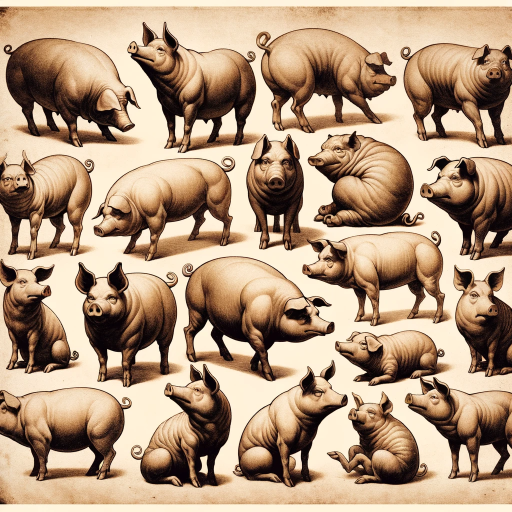
#> input picture Paper Images/1_Pig.png, 1024 x 1024 px, given in place of 1.jpg, which was not available (shown at 1/2 size)
$ jupyter execute --allow-errors 'Artículo_Interactivo.ipynb'   (text cells are left out)
#> lines starting #> are read from the running program, lines starting #| are printed output that depends on the picture; after the words box and inside, x2 and y2 are one past the last pixel; in counts of white or black regions, pixels touching at a corner belong together; pictures that were not available may be replaced by others from this repository, and a replacement may not be noted
### ImageEnhancer.py
import os
import subprocess

class ImageEnhancer:
    def __init__(
        self,
        input_path='inputs',
        model_name='RealESRGAN_x4plus',
        output_path='results',
        denoise_strength=0.5,
        outscale=4,
        suffix='out',
        face_enhance=False,
        fp32=True,
        gpu_id=None
    ):
        self.input_path = input_path
        self.model_name = model_name
        self.output_path = output_path
        self.denoise_strength = denoise_strength
        self.outscale = outscale
        self.suffix = suffix
        self.face_enhance = face_enhance
        self.fp32 = fp32
        self.gpu_id = gpu_id

    def enhance_images(self):
        # Crear el directorio si no existe
        os.makedirs(self.output_path, exist_ok=True)

        # Lista de argumentos para el proceso
        args = [
            'python', '../Vision/ProyectoFinal/Real-ESRGAN/inference_realesrgan.py',
            '-i', self.input_path,
            '-o', self.output_path,
            '-n', self.model_name,
            '-s', str(self.outscale),
            '--suffix', self.suffix,
        ]

        if self.denoise_strength:
            args.extend(['-dn', str(self.denoise_strength)])

        if self.face_enhance:
            args.append('--face_enhance')

        if self.fp32:
            args.append('--fp32')

        if self.gpu_id is not None:
            args.extend(['-g', str(self.gpu_id)])

        # Ejecutar el proceso de mejora de imágenes
        subprocess.run(args, check=True)

### utils.py
import numpy as np
from PIL import Image
import matplotlib.pyplot as plt
import os
import cv2
import re
import pandas as pd
import ast


os.environ['PYTHONWARNINGS'] = 'ignore'

# [16 lines left out: function jaccard_index, not called in this run]


def display_images_in_rows(original_paths, result_images, original_titles, result_titles, save_path=None, gray=False):
    """
    Function to plot and compare images horizontally in a matplotlib grid.
    Args:
    - original_paths (list): List of paths to the original images.
    - result_images (list): List of paths to the result images.
    - original_titles (list): List of titles for the original images.
    - result_titles (list): List of titles for the result images.
    - save_path (str): Path to save the figure as an image.
    """
    # Number of rows
    n_rows = len(original_paths)

    # Create a figure with n_rows x 2 subplots
    fig, axes = plt.subplots(n_rows, 2, figsize=(12, 6 * n_rows))

    for i, (original_path, cropped_image) in enumerate(zip(original_paths, result_images)):
        # Display the original image on the left subplot
        axes[i, 0].imshow(Image.open(original_path))
        axes[i, 0].set_title(original_titles)

        # Display the cropped image on the right subplot
        if gray:
            axes[i, 1].imshow(Image.open(cropped_image), cmap='gray')
        else:
            axes[i, 1].imshow(Image.open(cropped_image))
        axes[i, 1].set_title(result_titles)

    # Display the figure
    plt.tight_layout()

    # Save the figure as an image if save_path is provided
    if save_path:
        plt.savefig(save_path, bbox_inches='tight')
        plt.close()
    else:
        plt.show()


# [45 lines left out: function plot_image_comparison_with_zoom, not called in this run]


def extraer_palabras_unicas(lista_strings):
    """
    Recibe una lista de strings y devuelve una lista de palabras únicas.

    Args:
        lista_strings (list): Lista de strings.
    Returns:
        list: Lista de palabras únicas.
    """

    palabras_unicas = set()
    for string in lista_strings:
        string_limpio = re.sub(r'\W+', ' ', string.lower())
        palabras = string_limpio.split()
        palabras_unicas.update(palabras)
    return list(palabras_unicas)


def prepare_labels(df_labels):
    """
    Prepara los labels para ser utilizados en el modelo de detección de objetos.

    Args:
        df_labels (pd.DataFrame): DataFrame con los labels.
    Returns:
        df_true_text (pd.DataFrame): DataFrame con el id de la imagen y el texto único.
        df_true_objects (pd.DataFrame): DataFrame con el id de la imagen y los objetos únicos.
    """

    df_labels['true_text'] = df_labels['ocr_text'].apply(ast.literal_eval)
    df_labels['true_text'] = df_labels['true_text'].apply(extraer_palabras_unicas)
    df_labels['true_objects'] = df_labels['Labels'].apply(ast.literal_eval)
    df_labels = df_labels.rename(columns={"Id_Imagen":"id"})
    df_labels = df_labels[["id", "true_text", "true_objects"]]
    df_true_text = df_labels[["id", "true_text"]]
    df_true_objects = df_labels[["id", "true_objects"]]
    df_true_objects['true_objects'] = df_true_objects['true_objects'].apply(lambda x: ["woman" if obj=="women" else "man" if obj=="men" else obj for obj in x])

    return df_true_text, df_true_objects

### ImageTextExtractor.py
import os
import math
import pandas as pd
import keras_ocr
import matplotlib.pyplot as plt

from utils import jaccard_index
#keras_ocr.config.configure()

class ImageTextExtractor:
    def __init__(self, images_paths, save_annotated_images, save_folder, df_true_text=None, batch_size=10):
        self.images_paths = images_paths
        self.batch_size = batch_size
        self.save_annotated_images = save_annotated_images
        self.save_folder = save_folder
        self.pipeline = keras_ocr.pipeline.Pipeline()
        self.df_true_text = df_true_text
        self.data = []
        self.global_index = 0


    def set_df_true_text(self, df_true_text):
        self.df_true_text = df_true_text

    # [29 lines left out: functions get_distance, distinguish_rows, not called in this run]

    def divide_into_batches(self):
        for i in range(0, len(self.images_paths), self.batch_size):
            yield self.images_paths[i:i + self.batch_size]

    # [32 lines left out: functions process_images, process_all_images, not called in this run]

    def get_df_results(self):
        self.df_results = pd.DataFrame(self.data)
        return self.df_results

    # [5 lines left out: function calculate_jaccard_index, not called in this run]

### ImagePromptResponseGenerator.py
import os
import torch
import requests
import pandas as pd

from PIL import Image
from io import BytesIO
from bert_score import score
from transformers import TextStreamer
from llava.utils import disable_torch_init
from llava.model.builder import load_pretrained_model
from llava.conversation import conv_templates, SeparatorStyle
from llava.constants import IMAGE_TOKEN_INDEX, DEFAULT_IMAGE_TOKEN, DEFAULT_IM_START_TOKEN, DEFAULT_IM_END_TOKEN
from llava.mm_utils import process_images, tokenizer_image_token, get_model_name_from_path, KeywordsStoppingCriteria

class ImagePromptResponseGenerator:
    def __init__(self, model_path, device='cuda', temperature=0.2, max_new_tokens=512, load_8bit=False, load_4bit=False):
        disable_torch_init()
        model_name = get_model_name_from_path(model_path)
        self.tokenizer, self.model, self.image_processor, context_len = load_pretrained_model(model_path, None, model_name, load_8bit, load_4bit, device=device)

        self.device = device
        self.temperature = temperature
        self.max_new_tokens = max_new_tokens

    # [57 lines left out: functions load_image, generate_response, generate_captions, not called in this run]

    def get_df_results(self):
        return self.df_results

    # [11 lines left out: function get_bert_score, not called in this run]

### Artículo_Interactivo.ipynb
[cell 1]
import matplotlib.pyplot as plt
import ultralytics
import pandas as pd

import numpy as np
import cv2
import os

from skimage import io, color, img_as_ubyte
from skimage.filters import gaussian, threshold_otsu
from skimage.exposure import equalize_adapthist

from PIL import Image
from utils import display_images_in_rows, prepare_labels, plot_image_comparison_with_zoom

# Definir número de GPUs a utilizar
os.environ["CUDA_DEVICE_ORDER"] = "PCI_BUS_ID"
os.environ["CUDA_VISIBLE_DEVICES"] = "0"
os.environ['MEMORY_GROWTH'] = '1'
os.environ['PYTHONWARNINGS'] = 'ignore'

import ImageEnhancer as IE
import ImageTextExtractor as ITE
import ImagePromptResponseGenerator as IPRG


pd.options.mode.chained_assignment = None

[cell 2]
def recorte_inteligente(image_path):
    # Open the image
    img = Image.open(image_path)

    # Convert the image to grayscale
    gray_img = img.convert("L")

    # Convert the grayscale image to numpy array and threshold
    img_array = np.array(gray_img)
    thresholded = (img_array > 220)

    # Find the horizontal bounding box
    horizontal_sum = np.sum(thresholded, axis=1)
    y0 = np.where(horizontal_sum < thresholded.shape[1] * 0.9)[0][0]
    y1 = np.where(horizontal_sum < thresholded.shape[1] * 0.9)[0][-1]

    # Find the vertical bounding box
    vertical_sum = np.sum(thresholded, axis=0)
    x0 = np.where(vertical_sum < thresholded.shape[0])[0][0]
    x1 = np.where(vertical_sum < thresholded.shape[0])[0][-1]

    # Crop the image to the bounding box
    cropped_img = img.crop((x0, y0, x1, y1))

    return cropped_img

[cell 3]
# Apply crop algorithm to all images

crop_input_path = 'original_images'
crop_output_path = 'cropped_images'

if not os.path.exists(crop_output_path):
    os.makedirs(crop_output_path)

#> (the rest of this cell did not finish here and is left out)

#> in recorte_inteligente, img is the input picture: PIL image 1024x1024 RGBA; mean R, G, B, A 179.4, 152.3, 126.1, 255
#> in recorte_inteligente, `gray_img = img.convert("L")`:
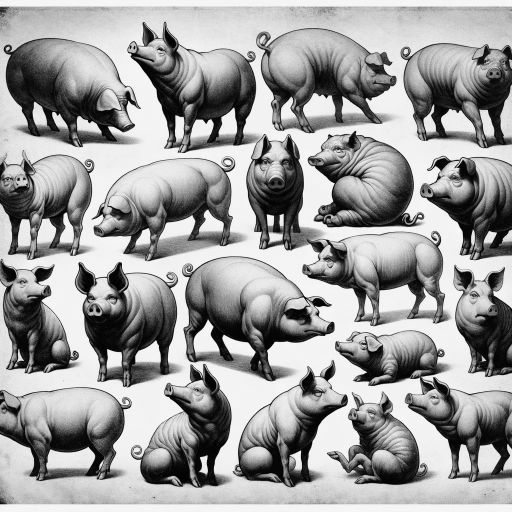
#> gray_img: PIL image 1024x1024 L (shown at 1/2 size); min 0, max 254, mean 157.4
#> in recorte_inteligente, `thresholded = (img_array > 220)`:
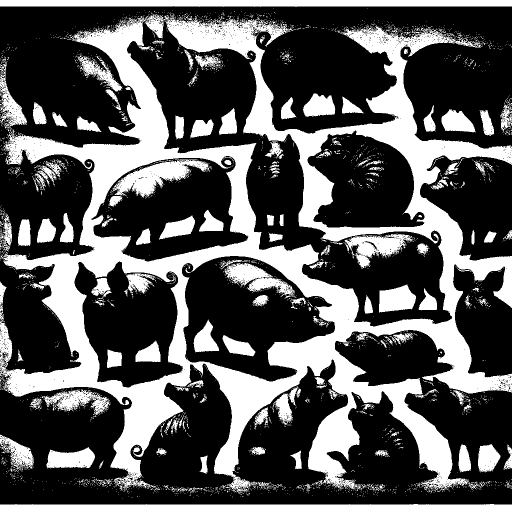
#> thresholded: shape (1024, 1024) bool (shown at 1/2 size); 34.9% white; 3055 white regions (2854 under 20 px), largest, box (x1, y1, x2, y2) and area: (0, 28, 1024, 990) 249213, (0, 1008, 1024, 1024) 15391, (0, 0, 1024, 14) 13317
#> in recorte_inteligente, `horizontal_sum = np.sum(thresholded, axis=1)`: horizontal_sum = 1024 values, max 1024 at index 0, min 0 at index 14, mean 357.1
#> in recorte_inteligente, `y0 = np.where(horizontal_sum < thresholded.shape[1] * 0.9)[0][0]`: y0 = 13
#> in recorte_inteligente, `y1 = np.where(horizontal_sum < thresholded.shape[1] * 0.9)[0][-1]`: y1 = 1008
#> in recorte_inteligente, `vertical_sum = np.sum(thresholded, axis=0)`: vertical_sum = 1024 values, max 608 at index 469, min 130 at index 1000, mean 357.1
#> in recorte_inteligente, `x0 = np.where(vertical_sum < thresholded.shape[0])[0][0]`: x0 = 0
#> in recorte_inteligente, `x1 = np.where(vertical_sum < thresholded.shape[0])[0][-1]`: x1 = 1023
#> in recorte_inteligente, `cropped_img = img.crop((x0, y0, x1, y1))`:
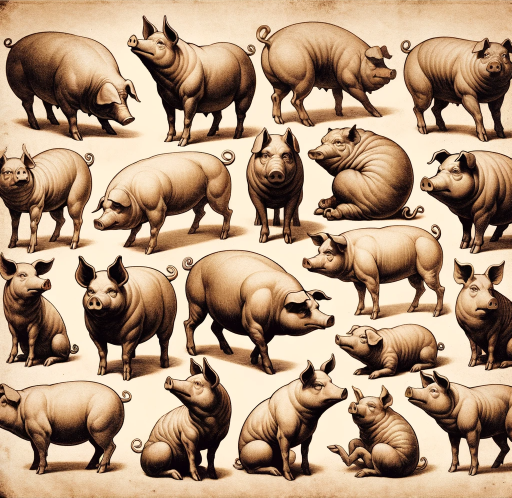
#> cropped_img: PIL image 1023x995 RGBA (shown at 1/2 size); mean R, G, B, A 177.3, 149.6, 123.4, 255
#> pass 2 of the loop `for i in range(1, 102):`:
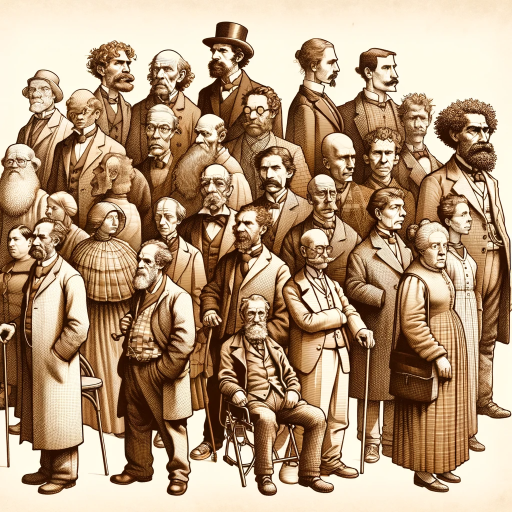
#> input picture Paper Images/2_Man.png, 1024 x 1024 px, given in place of 2.jpg, which was not available (shown at 1/2 size)
#> in recorte_inteligente, img is the input picture: PIL image 1024x1024 RGBA; mean R, G, B, A 179.2, 151.5, 122.7, 255
#> in recorte_inteligente (call 2), `thresholded = (img_array > 220)`:
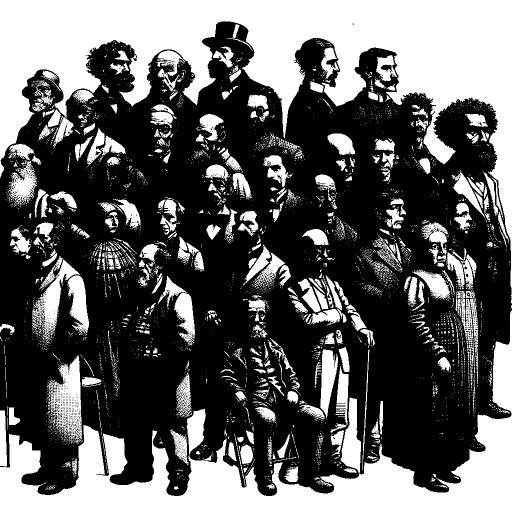
#> thresholded: shape (1024, 1024) bool (shown at 1/2 size); 38.7% white; 4251 white regions (3799 under 20 px), largest, box (x1, y1, x2, y2) and area: (0, 0, 1024, 607) 172594, (0, 621, 1024, 1024) 101476, (94, 710, 165, 888) 6329
#> horizontal_sum = 1024 values, max 1024 at index 0, min 74 at index 689, mean 396.8
#> y0 = 79
#> y1 = 986
#> vertical_sum = 1024 values, max 1015 at index 1023, min 201 at index 610, mean 396.8
#> cropped_img: PIL image 1023x907 RGBA
#> cropped_img_array: shape (907, 1023, 3)
    cropped_img_array = np.array(cropped_img)
    cropped_img_array = cv2.cvtColor(cropped_img_array, cv2.COLOR_RGB2BGR)
    cv2.imwrite(f"{crop_output_path}/{str(i)}.jpg", cropped_img_array)

[cell 4]
def preprocess_image(image_path, binarize=False):
    # Cargar la imagen
    image = io.imread(image_path)

    # Convertir a escala de grises
    gray_image = color.rgb2gray(image)

    # Aplicar filtro Gaussiano
    blurred_image = gaussian(gray_image, sigma=0.5)

    # Aplicar CLAHE
    clahe_image = equalize_adapthist(blurred_image)

    # Binarización opcional
    if binarize:
        thresh = threshold_otsu(clahe_image)
        binary_image = clahe_image > thresh * 0.65
        return image, gray_image, blurred_image, clahe_image, binary_image

    return image, gray_image, blurred_image, clahe_image

[cell 5]
traditional_processing_input_path = 'cropped_images'
#> traditional_processing_input_path = 'cropped_images'
traditional_processing_output_path = 'cropped_processed_images'

if not os.path.exists(traditional_processing_output_path):
    os.makedirs(traditional_processing_output_path)

#> (the rest of this cell did not finish here and is left out)

#> in preprocess_image, `gray_image = color.rgb2gray(image)`:
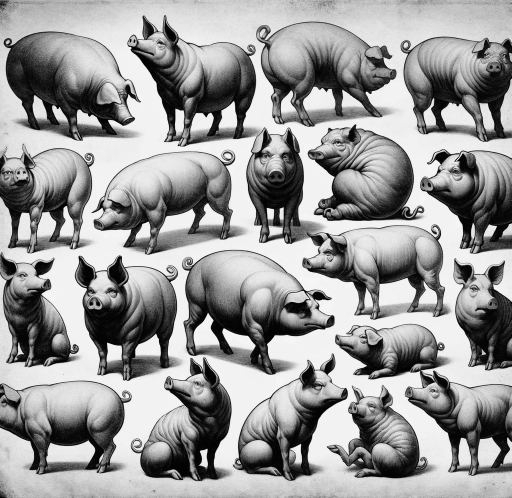
#> gray_image: shape (995, 1023) float64 (shown at 1/2 size); min 0, max 0.995, mean 0.602
#> in preprocess_image, `clahe_image = equalize_adapthist(blurred_image)`:
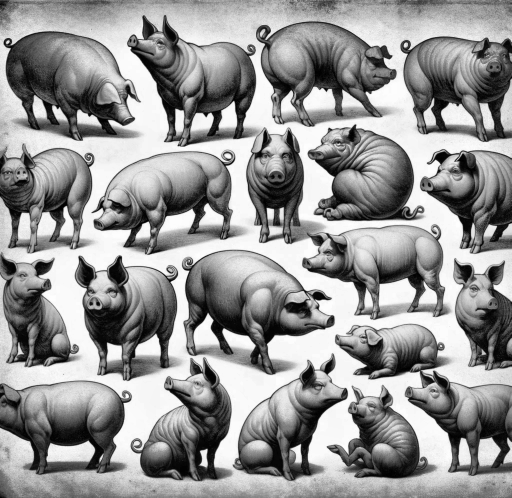
#> clahe_image: shape (995, 1023) float64 (shown at 1/2 size); min 0, max 1, mean 0.589
#> in preprocess_image, `thresh = threshold_otsu(clahe_image)`: thresh = 0.549
#> in preprocess_image, `binary_image = clahe_image > thresh * 0.65`:
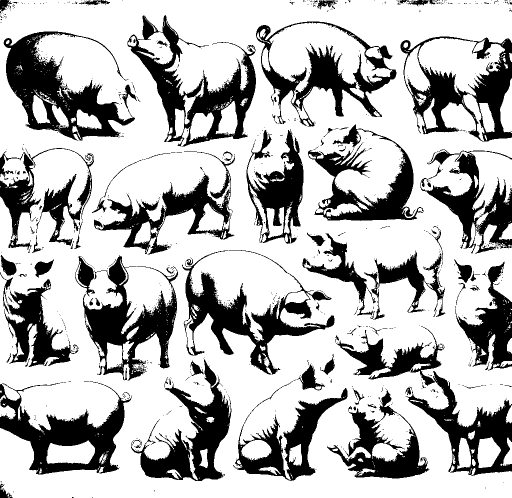
#> binary_image: shape (995, 1023) bool (shown at 1/2 size); 71.8% white; 1035 black regions (932 under 20 px), largest, box (x1, y1, x2, y2) and area: (7, 63, 274, 281) 21494, (255, 30, 512, 293) 19156, (364, 500, 669, 749) 18221
#> pass 2 of the loop `for i in range(1, 102):`:
#> image: shape (907, 1023, 3)
#> gray_image: shape (907, 1023) float64
#> blurred_image: shape (907, 1023) float64
#> clahe_image: shape (907, 1023) float64
#> thresh = 0.553
#> in preprocess_image (call 2), `binary_image = clahe_image > thresh * 0.65`:
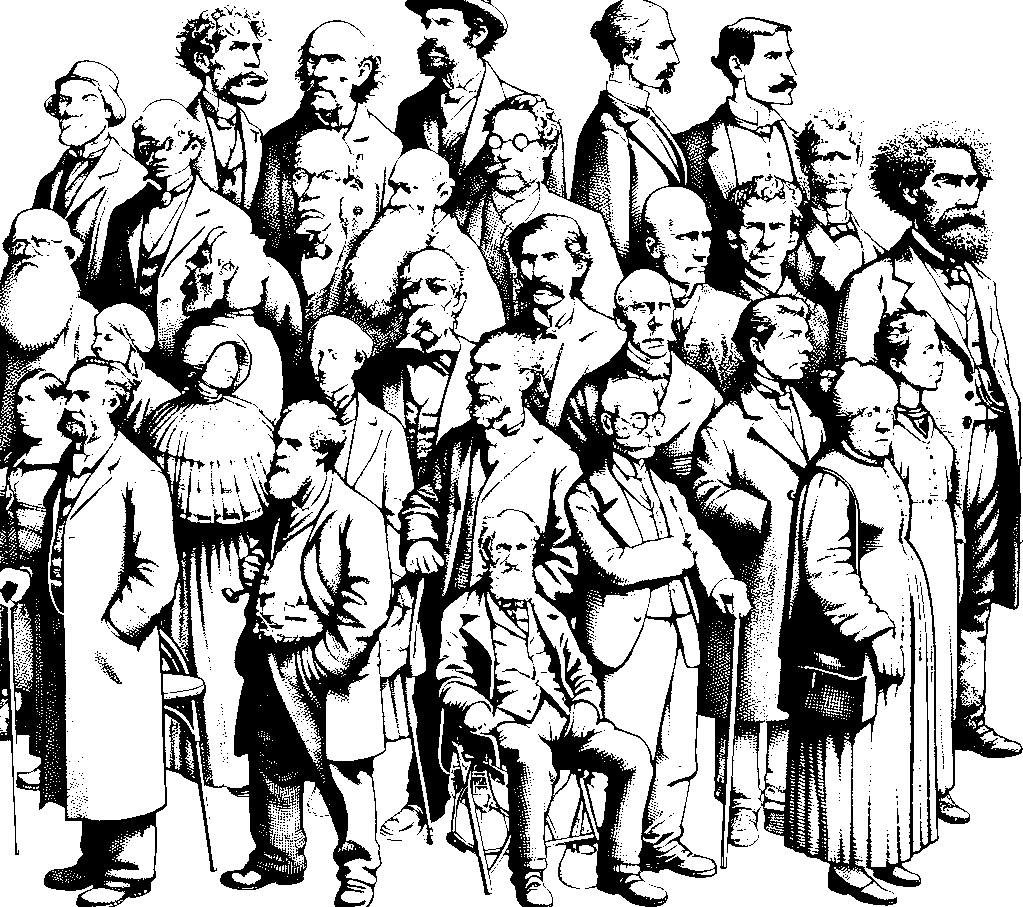
#> binary_image: shape (907, 1023) bool; 68.5% white; 2426 black regions (2292 under 20 px), largest, box (x1, y1, x2, y2) and area: (0, 0, 1023, 907) 276430, (590, 0, 680, 94) 2162, (0, 604, 19, 855) 1216
    io.imsave(f"{traditional_processing_output_path}/{str(i)}.jpg", processed_image)

[cell 6]
ESRGAN = IE.ImageEnhancer(input_path='images_prepared_for_enhancement',
                        model_name='RealESRGAN_x4plus_anime_6B',
                        output_path='results_enhancement_real',
                        denoise_strength=0.5,
                        outscale=2,
                        suffix='',
                        face_enhance=False,
                        fp32=False,
                        gpu_id=1)
#> in __init__, `self.input_path = input_path`: self.input_path = 'images_prepared_for_enhancement'

[cell 7]
ESRGAN.enhance_images()

[cell 8]
OCR_origin_folder = "cropped_images"
OCR_destination_folder = "cropped_processed_OCR_images"

if not os.path.exists(OCR_destination_folder):
    os.makedirs(OCR_destination_folder)

#> (the rest of this cell did not finish here and is left out)


OCR.process_all_images()

[cell 9]
MMLM_origin_folder = "cropped_processed_images"

#> (the rest of this cell did not finish here and is left out)


MMLM.generate_captions(MMLM_origin_folder)

#> (a cell that did not finish here is left out)

#> pass 2 of the loop in display_images_in_rows, `for i, (original_path, cropped_image) in enumerate(zip(original_paths,..`:

#> (a cell that did not finish here is left out)

#> (a cell that did not finish here is left out)

#> pass 2 of the loop in display_images_in_rows, `for i, (original_path, cropped_image) in enumerate(zip(original_paths,..`:

[cell 13]
df_true_text, df_true_objects = prepare_labels(pd.read_csv("labels_and_ocrtext.csv"))
#> (reads labels_and_ocrtext.csv from the repository)
